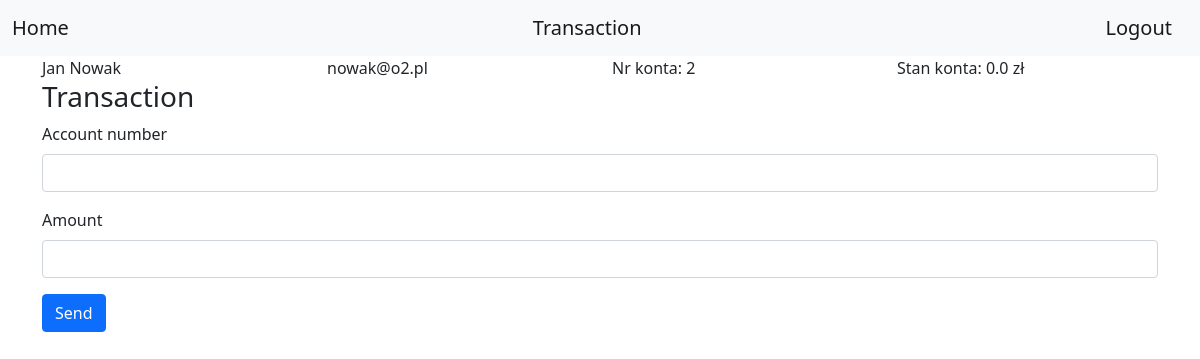
Screenshot of /transaction (signed in) with the database file from the repository.
### website/models.py (models this page shows)
class User(db.Model, UserMixin):
    id = db.Column(db.Integer, primary_key=True)
    name = db.Column(db.String(150))
    email = db.Column(db.String(150))
    password = db.Column(db.String(150))
    balance = db.Column(db.Float, default=100)

### website/__init__.py (the view, shortened to what this page needs)
@app.route("/transaction", methods=["GET", "POST"])
@login_required
def transaction():
    return render_template("transaction.html", user=current_user)

### website/__init__.py (called while the page is built)
@login_manager.user_loader
def load_user(id):
    return User.query.get(int(id))

### website/templates/transaction.html (shortened to what this page needs)
<!DOCTYPE html>
<html lang="en">
<head>
</head>
<body>
<link href="https://cdn.jsdelivr.net/npm/bootstrap@5.0.2/dist/css/bootstrap.min.css" rel="stylesheet">
<nav class="navbar navbar-light bg-light">
  <div class="container-fluid">
      {% if user.is_authenticated %}
    <a class="navbar-brand" href="/">Home</a>
    <a class="navbar-brand" href="/transaction">Transaction</a>
      <a class="navbar-brand" href="/logout">Logout</a>
      {% else %}
    <a class="navbar-brand" href="/login">Login</a>
    <a class="navbar-brand" href="/signup">Sign Up</a>
      {% endif %}
  </div>
</nav>
<div class="container">
 <div class="row">
    <div class="col">
      {{ user.name }}
    </div>
    <div class="col">
      {{ user.email }}
    </div>
    <div class="col">
      Nr konta: {{ user.id }}
    </div>
     <div class="col">
      Stan konta: {{ user.balance }} zł
    </div>
  </div>
        <form method="POST">
            <h3>Transaction</h3>
  <div class="mb-3">
    <label for="id" class="form-label">Account number</label>
    <input type="text" class="form-control" id="id" name="id">
  </div>
            <div class="mb-3">
    <label for="amount" class="form-label">Amount</label>
    <input type="text" class="form-control" id="amount" name="amount">
  </div>
  <button type="submit" class="btn btn-primary">Send</button>
</form>
</div>
</body>
</html>

### rows the page displays
User: name "Jan Nowak", email "nowak@o2.pl", id "2", balance "0.0"
